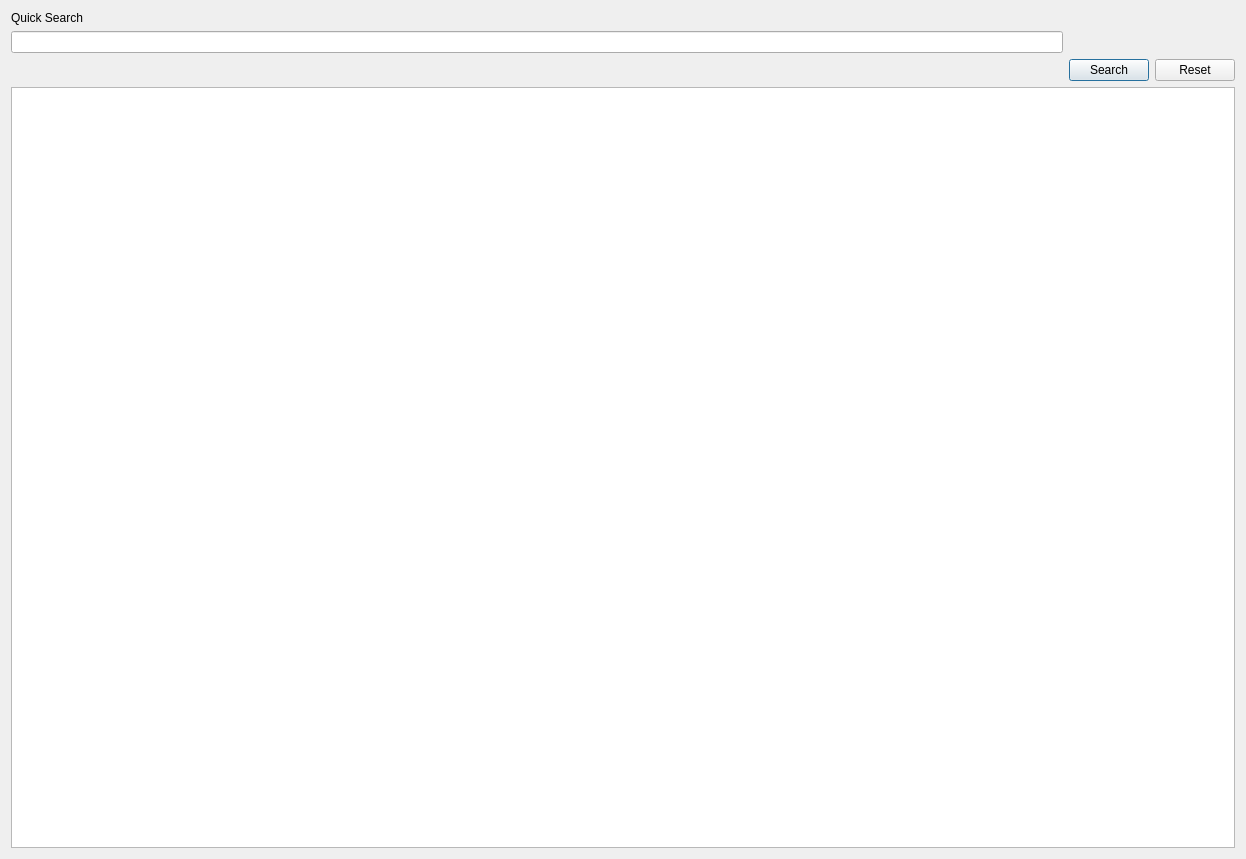
<?xml version="1.0" encoding="UTF-8"?>
<ui version="4.0">
 <class>CompanyContactDataClass</class>
 <widget class="QDialog" name="CompanyContactDataClass">
  <property name="geometry">
   <rect>
    <x>0</x>
    <y>0</y>
    <width>1246</width>
    <height>859</height>
   </rect>
  </property>
  <property name="windowTitle">
   <string>CompanyContactData</string>
  </property>
  <layout class="QVBoxLayout" name="verticalLayout_5" stretch="0,1">
   <item>
    <layout class="QHBoxLayout" name="horizontalLayout_2">
     <item>
      <layout class="QVBoxLayout" name="verticalLayout_4">
       <item>
        <widget class="QLabel" name="lb_quickSearch">
         <property name="text">
          <string>Quick Search</string>
         </property>
        </widget>
       </item>
       <item>
        <widget class="QLineEdit" name="le_quickSearch"/>
       </item>
       <item>
        <widget class="QWidget" name="advancedPlaceholder" native="true">
         <layout class="QVBoxLayout" name="verticalLayout_2">
          <item>
           <layout class="QVBoxLayout" name="verticalLayout"/>
          </item>
         </layout>
        </widget>
       </item>
      </layout>
     </item>
     <item>
      <layout class="QVBoxLayout" name="verticalLayout_3">
       <item>
        <spacer name="verticalSpacer">
         <property name="orientation">
          <enum>Qt::Vertical</enum>
         </property>
         <property name="sizeHint" stdset="0">
          <size>
           <width>20</width>
           <height>40</height>
          </size>
         </property>
        </spacer>
       </item>
       <item>
        <layout class="QHBoxLayout" name="horizontalLayout">
         <item>
          <widget class="QPushButton" name="pb_search">
           <property name="text">
            <string>Search</string>
           </property>
          </widget>
         </item>
         <item>
          <widget class="QPushButton" name="pb_reset">
           <property name="text">
            <string>Reset</string>
           </property>
          </widget>
         </item>
        </layout>
       </item>
      </layout>
     </item>
    </layout>
   </item>
   <item>
    <widget class="QTableView" name="tv_company"/>
   </item>
  </layout>
 </widget>
 <layoutdefault spacing="6" margin="11"/>
 <resources/>
 <connections/>
</ui>
